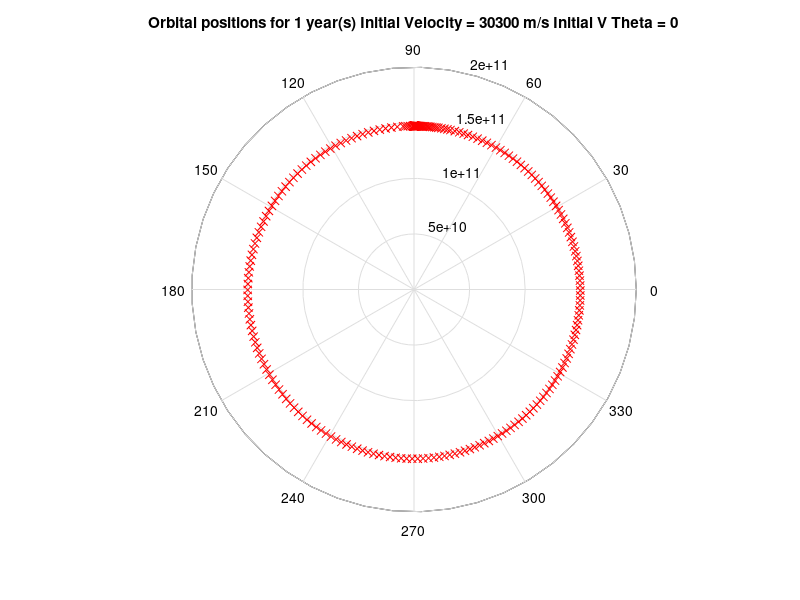

This figure's MATLAB source:
function orbitModel()

close all

earth = 5.972e24; %mass of earth (kg)
sun = 1.989e30; %mass of sun (kg)
G = 6.67408e-11; %universal gravitational constant (m^3/kg*s^2)

r0 = 147.1e9; %initial radius of earth orbit 'distance from sun center to earth center' (m)
rtheta0 = pi/2; %initial theta of earth radius (rad) (only matters in relation to initial theta of velocity)
v0 = 30.3e3; %initial velocity of earth 'average earth velocity' (m/s)
vtheta0 = 0; %initial theta of velocity (rad) (only matters in relation to initial theta of earth radius)
z0 = v0*(cos(vtheta0) + i*sin(vtheta0)); %velocity represented as a complex number (r*cos(theta) + i*sin(theta))

initials = [r0, rtheta0, z0]; %packs initial values into vector for ode45

years = 1; %number of years of simulation (years)
t0 = 0; %initial time (s)
tFinal = years*31536000; %final time (s)

opts = odeset('RelTol',1e-7,'AbsTol',1e-7); %sets relative tolerance and absolute tolerance of ode solver to get more accurate orbit

[~,M] = ode45(@earthSimulate, [t0 tFinal], initials, opts); %ode45 calls function, sets time range, accepts initials and uses opts

    function res = earthSimulate(~,M)
        
        r = M(1); %gets radius from initials
        rtheta = M(2); %gets theta from initials
        z = M(3); %gets complex number velocity vector from initials
        
        drdt = abs(z)*cos(angle(z)-rtheta); %change in radius (v*cos(theta)) (m/s)
        drthetadt = (abs(z)*sin(angle(z)-rtheta))/r; %change in theta (v*sin(theta)/r) angular velocity (rad/s)
        gravity = (G*earth*sun)/r^2; %gravity force between earth and sun (kg*m/s^2)
        gravityAcceleration = gravity/earth; %gravitational acceleration of earth velocity (m/s^2)
        zgravity = -gravityAcceleration*(cos(rtheta)+i*sin(rtheta)); %complex number vector of gravitational acceleration
        dvdt = zgravity; %change in velocity equal to gravitational acceleration
        
        res = [drdt; drthetadt; dvdt];
        
    end

R = M(:,1);
Theta = M(:,2);
V = M(:,3);
polar(Theta,R,'rx');
% X = R.*cos(Theta);
% Y = R.*sin(Theta);
% comet(X,Y);

% disp(R);
% disp(V);
% disp(abs(V(100)));
% 
% disp(R(100));
disp(Theta(end));
fprintf('%8.2f %8.3f\n', [abs(V), R]');

title(['Orbital positions for ', num2str(years), ' year(s)', ' Initial Velocity = ', num2str(v0), ' m/s Initial V Theta = ', num2str(vtheta0)]);


end